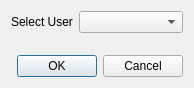
<?xml version="1.0" encoding="UTF-8"?>
<ui version="4.0">
 <class>DlgLogin</class>
 <widget class="QDialog" name="DlgLogin">
  <property name="geometry">
   <rect>
    <x>0</x>
    <y>0</y>
    <width>194</width>
    <height>88</height>
   </rect>
  </property>
  <property name="windowTitle">
   <string>Dialog</string>
  </property>
  <property name="windowIcon">
   <iconset resource="resources.qrc">
    <normaloff>:/img/employees</normaloff>:/img/employees</iconset>
  </property>
  <layout class="QVBoxLayout" name="verticalLayout">
   <item>
    <layout class="QFormLayout" name="formLayout">
     <item row="0" column="0">
      <widget class="QLabel" name="label">
       <property name="text">
        <string>Select User</string>
       </property>
      </widget>
     </item>
     <item row="0" column="1">
      <widget class="QComboBox" name="cboUsers"/>
     </item>
    </layout>
   </item>
   <item>
    <widget class="QDialogButtonBox" name="buttonBox">
     <property name="orientation">
      <enum>Qt::Horizontal</enum>
     </property>
     <property name="standardButtons">
      <set>QDialogButtonBox::Cancel|QDialogButtonBox::Ok</set>
     </property>
    </widget>
   </item>
  </layout>
 </widget>
 <resources>
  <include location="resources.qrc"/>
 </resources>
 <connections>
  <connection>
   <sender>buttonBox</sender>
   <signal>accepted()</signal>
   <receiver>DlgLogin</receiver>
   <slot>accept()</slot>
   <hints>
    <hint type="sourcelabel">
     <x>248</x>
     <y>254</y>
    </hint>
    <hint type="destinationlabel">
     <x>157</x>
     <y>274</y>
    </hint>
   </hints>
  </connection>
  <connection>
   <sender>buttonBox</sender>
   <signal>rejected()</signal>
   <receiver>DlgLogin</receiver>
   <slot>reject()</slot>
   <hints>
    <hint type="sourcelabel">
     <x>316</x>
     <y>260</y>
    </hint>
    <hint type="destinationlabel">
     <x>286</x>
     <y>274</y>
    </hint>
   </hints>
  </connection>
 </connections>
</ui>
